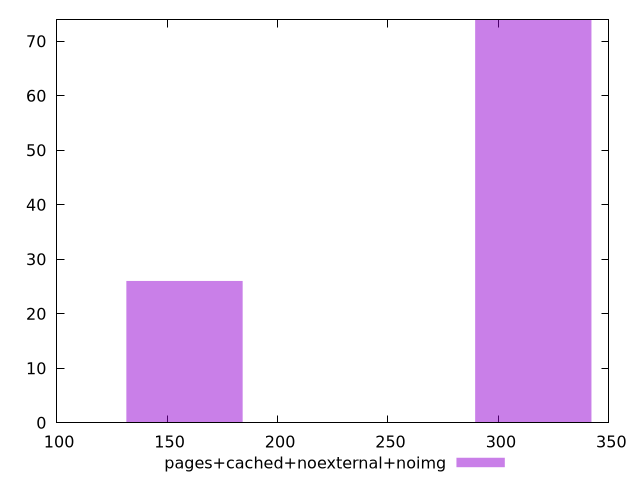

Here is the gnuplot script that generated this plot:
$_pagesCachedNoexternalNoimg <<EOF
315.7875731427828 74
157.8937865713914 26
EOF
set key outside below
set terminal pngcairo
set output "report_00005_2020-11-02T22-26-11.212Z/uses-http2/pages+cached+noexternal+noimg//raw_hist.png"
set yrange [0:74]
set boxwidth 52.6312621904638
set style fill transparent solid 0.5 noborder
plot $_pagesCachedNoexternalNoimg title "pages+cached+noexternal+noimg" with boxes ,
